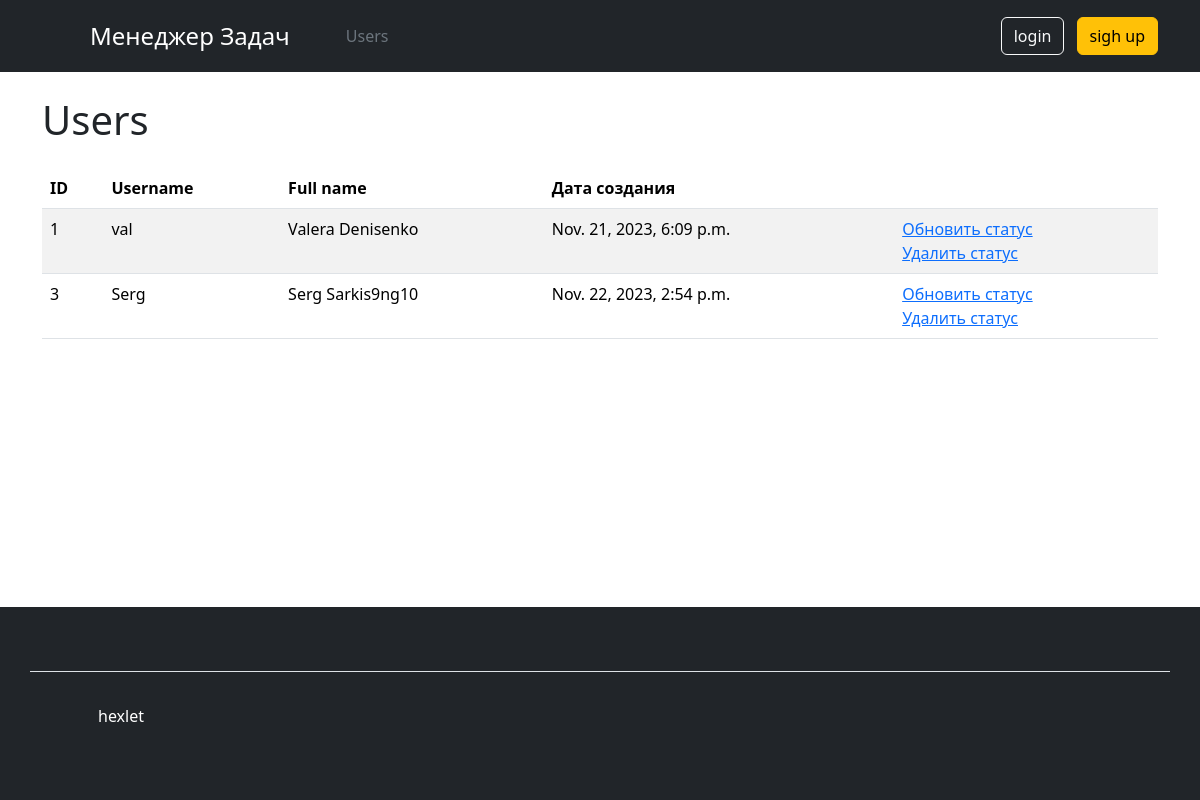
/users/, run on an earlier commit of the app's database.
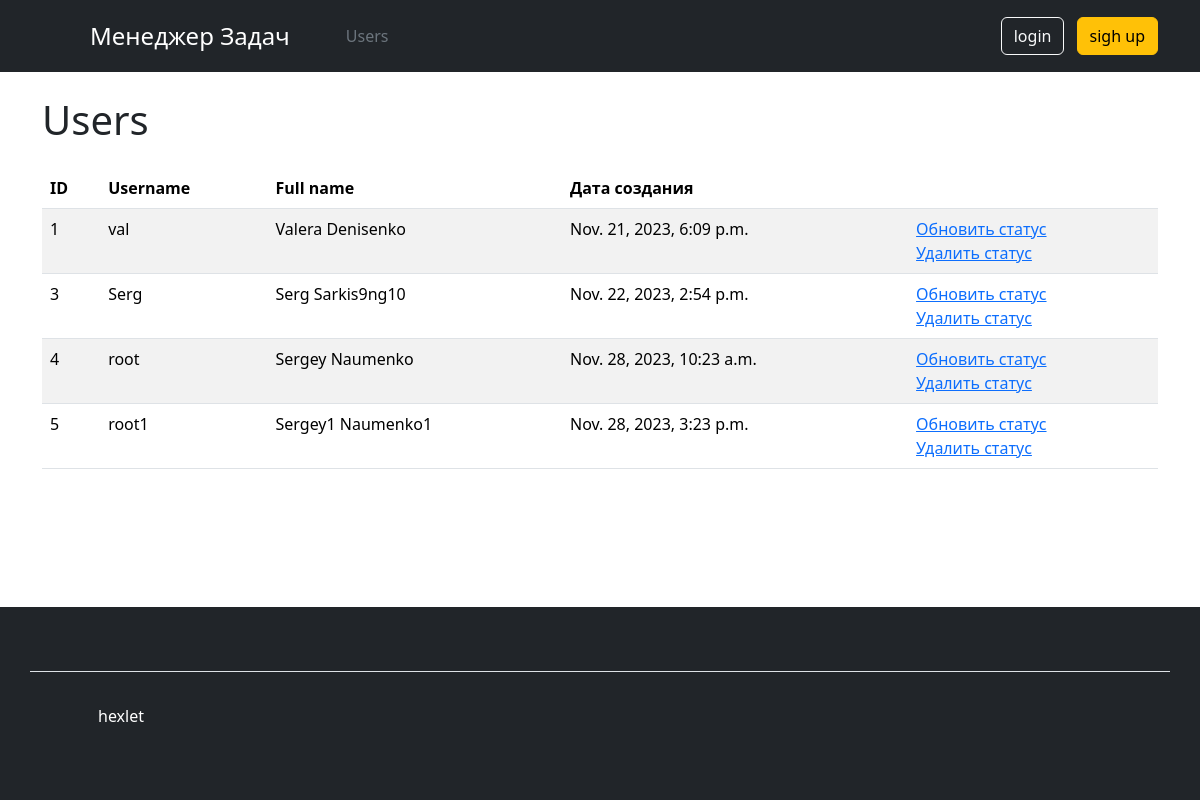
And on a later commit of the database.
### users/models.py (models this page shows)
class User(AbstractUser):
    created_at = models.DateTimeField(auto_now_add=True)
    @property
    def fullname(self):
        return f'{self.first_name} {self.last_name}'

### users/views.py (the view)
# urls.py: path('', views.UsersIndexView.as_view(), name='users_index'),
class UsersIndexView(TemplateView):
    template_name = 'users/all_users.html'
    def get_context_data(self, **kwargs):
        context = super().get_context_data(**kwargs)
        context['users'] = User.objects.all()
        context['logo'] = _('Task Manager')
        context['title'] = _('Task Manager')
        context['current_page'] = 'users_index'
        return context

### users/templates/users/all_users.html
{% extends "base.html" %}
{% load django_bootstrap5 %}
{% load i18n %}
{% block content %}
      <h1 class="my-4">{% trans 'Users' %}</h1>
<table class="table table-striped table-hover">
  <thead>
    <tr>
      <th>ID</th>
      <th>{% trans 'Username' %}</th>
      <th>{% trans 'Full name' %}</th>
      <th>{% trans 'Creation date' %}</th>
      <th></th>
    </tr>
  </thead>
  <tbody>
  {% for user in users %}
      <tr>
        <td>{{ user.id }}</td>
        <td>{{ user.username }}</td>
        <td>{{ user.fullname }}</td>
        <td>{{ user.created_at }}</td>
        <td>
          <a href="{% url 'users:edit_user' pk=user.pk %}" previewlistener="true">{% trans 'Update' %}</a>
          <br>
          <a href="{% url 'users:delete_user' pk=user.pk %}" previewlistener="true">{% trans 'Delete' %}</a>
        </td>
      </tr>
  {% endfor %}
  </tbody>
</table>
{% endblock %}

### templates/base.html (shortened to what this page needs)
{% load static %}
{% load i18n %}
{% get_current_language as LANGUAGE_CODE %}
{% load django_bootstrap5 %}
<!DOCTYPE html>
<html lang="{{ LANGUAGE_CODE }}">
<head>
  {% bootstrap_css %}
    <link type="text/css" href="{% static 'manager/css/headers.css' %}" rel="stylesheet"/>
    <link type="text/css" href="{% static 'manager/css/style.css' %}" rel="stylesheet"/>
</head>
<body>
{% include "manager/components/header.html" %}
<main class="container wrapper flex-grow-1">
  {% block content %}
  {% endblock %}
</main>
{% include "manager/components/footer.html" %}
</body>
</html>

### manager/templates/manager/components/header.html (shortened to what this page needs)
{% load i18n %}
<header class="p-3 text-bg-dark">
    <div class="container">
        <div class="d-flex flex-wrap align-items-center justify-content-center justify-content-lg-start">
            <a href="/" class="d-flex  mb-2 mb-lg-0 text-white text-decoration-none" previewlistener="true">
                <svg class="bi me-2" width="40" height="32" role="img" aria-label="Bootstrap">
                    <use xlink:href="#bootstrap"></use>
                </svg>
            </a>
            <a class="navbar-brand fs-4 me-5" href="/" previewlistener="true">{{ logo }}</a>
            <ul class=" nav col-12 col-lg-auto me-lg-auto mb-2 justify-content-center mb-md-0">
                <li>
                    <a href="{% url 'users:users_index' %}"
                       class="nav-link px-2 {% if current_page == 'users_index' %}text-secondary {% else %} text-white {% endif %}">
                        {% trans "Users" %}</a>
                </li>
                </ul>
                {% if not user.is_authenticated %}
                <div class="text-end">
                    <a href="{% url 'users:login' %}" class="btn btn-outline-light me-2">{% trans "login" %}</a>
                    <a href="{% url 'users:register' %}" class="btn btn-warning">{% trans "sigh up" %}</a>
                </div>
                {% endif %}
        </div>
    </div>
</header>

### manager/templates/manager/components/footer.html
<footer class="p-3 text-bg-dark fixed-bottom">
    <div class="container my-5 pt-4 border-top">
      <div class="d-flex flex-wrap align-items-center justify-content-center justify-content-lg-start">
        <a href="/" class="d-flex align-items-center mb-2 mb-lg-0 text-white text-decoration-none" previewlistener="true">
          <svg class="bi me-2" width="40" height="32" role="img" aria-label="Bootstrap"><use xlink:href="#bootstrap"></use></svg>
        </a>
        <ul class="nav col-12 col-lg-auto me-lg-auto mb-2 justify-content-center mb-md-0 ">
          <li><a target="_blank" href="https://ru.hexlet.io"  previewlistener="true" class="nav-link px-2 text-white">hexlet</a></li>
        </ul>
      </div>
    </div>
  </footer>

What changed in the data, as far as the page shows it:
added User: id "4", username "root", fullname "Sergey Naumenko", created_at "Nov. 28, 2023, 10:23 a.m."
added User: id "5", username "root1", fullname "Sergey1 Naumenko1", created_at "Nov. 28, 2023, 3:23 p.m."
